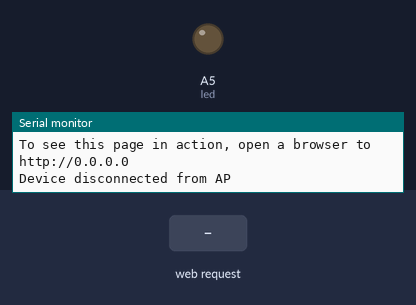
The sketch below on a simulated Arduino MKR. On the bench: output pins drawn as LEDs (lit = HIGH), the last lines printed to the serial monitor. The test bench sets the inputs (shaded band).

Above: at 11.2 s.
11.3 s: HTTP request GET /H received
At 12.3 s:
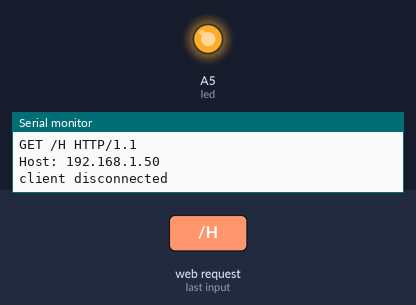
12.8 s: HTTP request GET /L received
At 13.4 s:
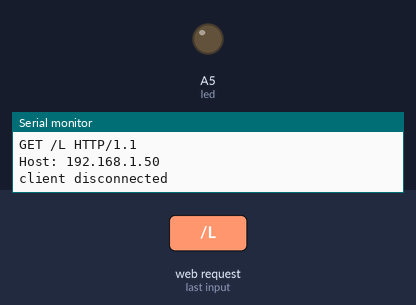
Timing chart, 0 to 15.8 s (numbered marks = the images above; inputs shaded):
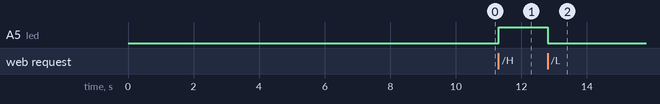

Measured:
- after the input at 11.3 s, A5 (led): LOW → HIGH at once
- after the input at 12.8 s, A5 (led): HIGH → LOW at once

The sketch:

AP_SimpleWebServer.ino
```cpp
/*
  WiFi Web Server LED Blink

  A simple web server that lets you blink an LED via the web.
  This sketch will create a new access point (with no password).
  It will then launch a new server and print out the IP address
  to the Serial monitor. From there, you can open that address in a web browser
  to turn on and off the LED on pin 13.

  If the IP address of your shield is yourAddress:
    http://yourAddress/H turns the LED on
    http://yourAddress/L turns it off

  created 25 Nov 2012
  by Tom Igoe
  adapted to WiFi AP by Adafruit
 */

#include <SPI.h>
#include <WiFi101.h>
#include "arduino_secrets.h"
///////please enter your sensitive data in the Secret tab/arduino_secrets.h
char ssid[] = SECRET_SSID;        // your network SSID (name)
char pass[] = SECRET_PASS;    // your network password (use for WPA, or use as key for WEP)
int keyIndex = 0;                // your network key Index number (needed only for WEP)

int led =  20;
int status = WL_IDLE_STATUS;
WiFiServer server(80);

#define WINC_CS 9
#define WINC_IRQ 8
#define WINC_RST 4
#define WINC_EN -1

void setup() {
  //Initialize serial and wait for port to open:
  Serial.begin(9600);
  while (!Serial) {
    ; // wait for serial port to connect. Needed for native USB port only
  }

  Serial.println("Access Point Web Server");

  pinMode(led, OUTPUT);      // set the LED pin mode

  // Setting pins
  WiFi.setPins(WINC_CS, WINC_IRQ, WINC_RST, WINC_EN);

  // check for the presence of the shield:
  if (WiFi.status() == WL_NO_SHIELD) {
    Serial.println("WiFi shield not present");
    // don't continue
    while (true);
  }

  // by default the local IP address of will be 192.168.1.1
  // you can override it with the following:
  // WiFi.config(IPAddress(10, 0, 0, 1));

  // print the network name (SSID);
  Serial.print("Creating access point named: ");
  Serial.println(ssid);

  // Create open network. Change this line if you want to create an WEP network:
  status = WiFi.beginAP(ssid);
  if (status != WL_AP_LISTENING) {
    Serial.println("Creating access point failed");
    // don't continue
    while (true);
  }

  // wait 10 seconds for connection:
  delay(10000);

  // start the web server on port 80
  server.begin();

  // you're connected now, so print out the status
  printWiFiStatus();
}


void loop() {
  // compare the previous status to the current status
  if (status != WiFi.status()) {
    // it has changed update the variable
    status = WiFi.status();

    if (status == WL_AP_CONNECTED) {
      byte remoteMac[6];

      // a device has connected to the AP
      Serial.print("Device connected to AP, MAC address: ");
      WiFi.APClientMacAddress(remoteMac);
      printMacAddress(remoteMac);
    } else {
      // a device has disconnected from the AP, and we are back in listening mode
      Serial.println("Device disconnected from AP");
    }
  }

  WiFiClient client = server.available();   // listen for incoming clients

  if (client) {                             // if you get a client,
    Serial.println("new client");           // print a message out the serial port
    String currentLine = "";                // make a String to hold incoming data from the client
    while (true) {            // loop while the client's connected
      if (client.available()) {             // if there's bytes to read from the client,
        char c = client.read();             // read a byte, then
        Serial.write(c);                    // print it out the serial monitor
        if (c == '\n') {                    // if the byte is a newline character

          // if the current line is blank, you got two newline characters in a row.
          // that's the end of the client HTTP request, so send a response:
          if (currentLine.length() == 0) {
            // HTTP headers always start with a response code (e.g. HTTP/1.1 200 OK)
            // and a content-type so the client knows what's coming, then a blank line:
            client.println("HTTP/1.1 200 OK");
            client.println("Content-type:text/html");
            client.println();

            // the content of the HTTP response follows the header:
            client.print("Click <a href=\"/H\">here</a> turn the LED on<br>");
            client.print("Click <a href=\"/L\">here</a> turn the LED off<br>");

            // The HTTP response ends with another blank line:
            client.println();
            // break out of the while loop:
            break;
          }
          else {      // if you got a newline, then clear currentLine:
            currentLine = "";
          }
        }
        else if (c != '\r') {    // if you got anything else but a carriage return character,
          currentLine += c;      // add it to the end of the currentLine
        }

        // Check to see if the client request was "GET /H" or "GET /L":
        if (currentLine.endsWith("GET /H")) {
          digitalWrite(led, HIGH);               // GET /H turns the LED on
        }
        if (currentLine.endsWith("GET /L")) {
          digitalWrite(led, LOW);                // GET /L turns the LED off
        }
      }
    }
    // close the connection:
    client.stop();
    Serial.println("client disconnected");
  }
}

void printWiFiStatus() {
  // print the SSID of the network you're attached to:
  Serial.print("SSID: ");
  Serial.println(WiFi.SSID());

  // print your WiFi shield's IP address:
  IPAddress ip = WiFi.localIP();
  Serial.print("IP Address: ");
  Serial.println(ip);

  // print the received signal strength:
  long rssi = WiFi.RSSI();
  Serial.print("signal strength (RSSI):");
  Serial.print(rssi);
  Serial.println(" dBm");
  // print where to go in a browser:
  Serial.print("To see this page in action, open a browser to http://");
  Serial.println(ip);

}

void printMacAddress(byte mac[]) {
  for (int i = 5; i >= 0; i--) {
    if (mac[i] < 16) {
      Serial.print("0");
    }
    Serial.print(mac[i], HEX);
    if (i > 0) {
      Serial.print(":");
    }
  }
  Serial.println();
}
```

arduino_secrets.h
```cpp
#define SECRET_SSID "TeensySpresso"
#define SECRET_PASS ""
```
